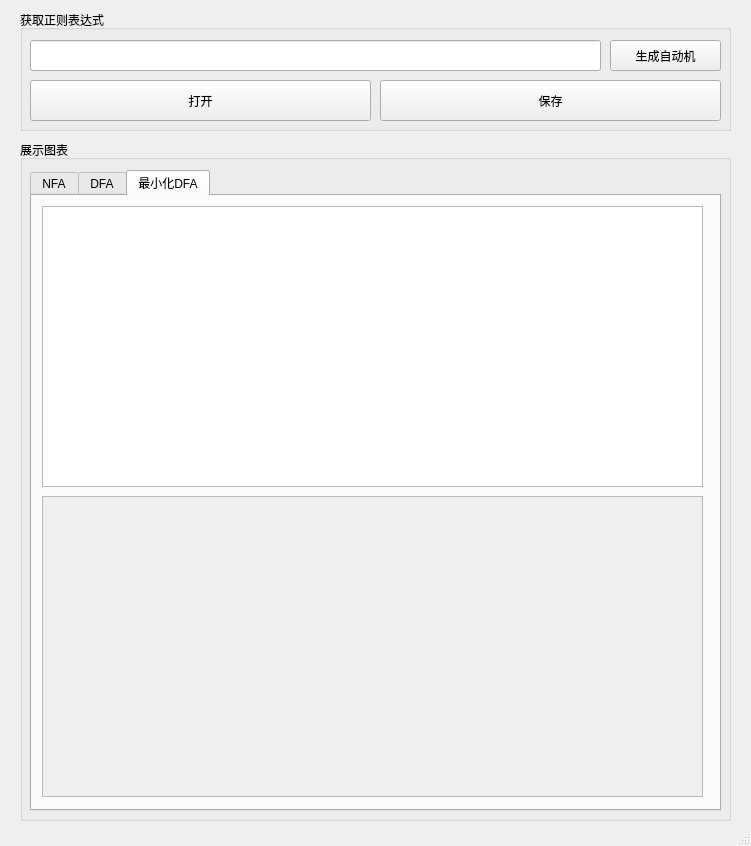
<?xml version="1.0" encoding="UTF-8"?>
<ui version="4.0">
 <class>MainWindow</class>
 <widget class="QMainWindow" name="MainWindow">
  <property name="geometry">
   <rect>
    <x>0</x>
    <y>0</y>
    <width>751</width>
    <height>846</height>
   </rect>
  </property>
  <property name="windowTitle">
   <string>MainWindow</string>
  </property>
  <property name="styleSheet">
   <string notr="true">QPushButton
{
	font-family:Microsoft Yahei;
}

QPushButton:hover
{
}

QPushButton:pressed
{
	padding-left:3px;
	padding-top:3px;
}
QMessageBox{
	font-size:16px;
	line-height:30px
}		</string>
  </property>
  <property name="toolButtonStyle">
   <enum>Qt::ToolButtonTextOnly</enum>
  </property>
  <property name="tabShape">
   <enum>QTabWidget::Rounded</enum>
  </property>
  <widget class="QWidget" name="centralwidget">
   <widget class="QGroupBox" name="get_str">
    <property name="geometry">
     <rect>
      <x>20</x>
      <y>10</y>
      <width>711</width>
      <height>121</height>
     </rect>
    </property>
    <property name="title">
     <string>获取正则表达式</string>
    </property>
    <widget class="QLineEdit" name="lineEdit">
     <property name="geometry">
      <rect>
       <x>10</x>
       <y>30</y>
       <width>571</width>
       <height>31</height>
      </rect>
     </property>
    </widget>
    <widget class="QPushButton" name="generate">
     <property name="geometry">
      <rect>
       <x>590</x>
       <y>30</y>
       <width>111</width>
       <height>31</height>
      </rect>
     </property>
     <property name="text">
      <string>生成自动机</string>
     </property>
    </widget>
    <widget class="QPushButton" name="open">
     <property name="geometry">
      <rect>
       <x>10</x>
       <y>70</y>
       <width>341</width>
       <height>41</height>
      </rect>
     </property>
     <property name="text">
      <string>打开</string>
     </property>
    </widget>
    <widget class="QPushButton" name="save">
     <property name="geometry">
      <rect>
       <x>360</x>
       <y>70</y>
       <width>341</width>
       <height>41</height>
      </rect>
     </property>
     <property name="text">
      <string>保存</string>
     </property>
    </widget>
   </widget>
   <widget class="QGroupBox" name="table_graph">
    <property name="geometry">
     <rect>
      <x>20</x>
      <y>140</y>
      <width>711</width>
      <height>681</height>
     </rect>
    </property>
    <property name="title">
     <string>展示图表</string>
    </property>
    <widget class="QTabWidget" name="tabWidget">
     <property name="geometry">
      <rect>
       <x>10</x>
       <y>30</y>
       <width>691</width>
       <height>641</height>
      </rect>
     </property>
     <property name="layoutDirection">
      <enum>Qt::LeftToRight</enum>
     </property>
     <property name="currentIndex">
      <number>2</number>
     </property>
     <widget class="QWidget" name="nfa_tab">
      <attribute name="title">
       <string>NFA</string>
      </attribute>
      <widget class="QScrollArea" name="scrollArea">
       <property name="geometry">
        <rect>
         <x>10</x>
         <y>300</y>
         <width>661</width>
         <height>301</height>
        </rect>
       </property>
       <property name="widgetResizable">
        <bool>true</bool>
       </property>
       <widget class="QWidget" name="scrollAreaWidgetContents">
        <property name="geometry">
         <rect>
          <x>0</x>
          <y>0</y>
          <width>659</width>
          <height>299</height>
         </rect>
        </property>
        <layout class="QGridLayout" name="gridLayout">
         <item row="0" column="0">
          <widget class="QLabel" name="nfa_graph">
           <property name="text">
            <string/>
           </property>
          </widget>
         </item>
        </layout>
       </widget>
      </widget>
      <widget class="QTableWidget" name="nfa_table">
       <property name="geometry">
        <rect>
         <x>10</x>
         <y>10</y>
         <width>661</width>
         <height>281</height>
        </rect>
       </property>
      </widget>
     </widget>
     <widget class="QWidget" name="dfa_tab">
      <attribute name="title">
       <string>DFA</string>
      </attribute>
      <widget class="QScrollArea" name="scrollArea_2">
       <property name="geometry">
        <rect>
         <x>10</x>
         <y>300</y>
         <width>661</width>
         <height>301</height>
        </rect>
       </property>
       <property name="widgetResizable">
        <bool>true</bool>
       </property>
       <widget class="QWidget" name="scrollAreaWidgetContents_2">
        <property name="geometry">
         <rect>
          <x>0</x>
          <y>0</y>
          <width>659</width>
          <height>299</height>
         </rect>
        </property>
        <layout class="QGridLayout" name="gridLayout_2">
         <item row="0" column="0">
          <widget class="QLabel" name="dfa_graph">
           <property name="text">
            <string/>
           </property>
          </widget>
         </item>
        </layout>
       </widget>
      </widget>
      <widget class="QTableWidget" name="dfa_table">
       <property name="geometry">
        <rect>
         <x>10</x>
         <y>10</y>
         <width>661</width>
         <height>281</height>
        </rect>
       </property>
      </widget>
     </widget>
     <widget class="QWidget" name="minidfa_tab">
      <attribute name="title">
       <string>最小化DFA</string>
      </attribute>
      <widget class="QScrollArea" name="scrollArea_3">
       <property name="geometry">
        <rect>
         <x>10</x>
         <y>300</y>
         <width>661</width>
         <height>301</height>
        </rect>
       </property>
       <property name="widgetResizable">
        <bool>true</bool>
       </property>
       <widget class="QWidget" name="scrollAreaWidgetContents_3">
        <property name="geometry">
         <rect>
          <x>0</x>
          <y>0</y>
          <width>659</width>
          <height>299</height>
         </rect>
        </property>
        <layout class="QGridLayout" name="gridLayout_3">
         <item row="0" column="0">
          <widget class="QLabel" name="minidfa_graph">
           <property name="text">
            <string/>
           </property>
          </widget>
         </item>
        </layout>
       </widget>
      </widget>
      <widget class="QTableWidget" name="minidfa_table">
       <property name="geometry">
        <rect>
         <x>10</x>
         <y>10</y>
         <width>661</width>
         <height>281</height>
        </rect>
       </property>
      </widget>
     </widget>
    </widget>
   </widget>
  </widget>
  <widget class="QStatusBar" name="statusbar"/>
 </widget>
 <resources/>
 <connections>
  <connection>
   <sender>generate</sender>
   <signal>clicked()</signal>
   <receiver>MainWindow</receiver>
   <slot>generate_clicked()</slot>
   <hints>
    <hint type="sourcelabel">
     <x>654</x>
     <y>66</y>
    </hint>
    <hint type="destinationlabel">
     <x>756</x>
     <y>65</y>
    </hint>
   </hints>
  </connection>
  <connection>
   <sender>save</sender>
   <signal>clicked()</signal>
   <receiver>MainWindow</receiver>
   <slot>save_clicked()</slot>
   <hints>
    <hint type="sourcelabel">
     <x>670</x>
     <y>112</y>
    </hint>
    <hint type="destinationlabel">
     <x>758</x>
     <y>112</y>
    </hint>
   </hints>
  </connection>
  <connection>
   <sender>open</sender>
   <signal>clicked()</signal>
   <receiver>MainWindow</receiver>
   <slot>open_clicked()</slot>
   <hints>
    <hint type="sourcelabel">
     <x>68</x>
     <y>109</y>
    </hint>
    <hint type="destinationlabel">
     <x>7</x>
     <y>119</y>
    </hint>
   </hints>
  </connection>
 </connections>
 <slots>
  <slot>generate_clicked()</slot>
  <slot>save_clicked()</slot>
  <slot>open_clicked()</slot>
 </slots>
</ui>
